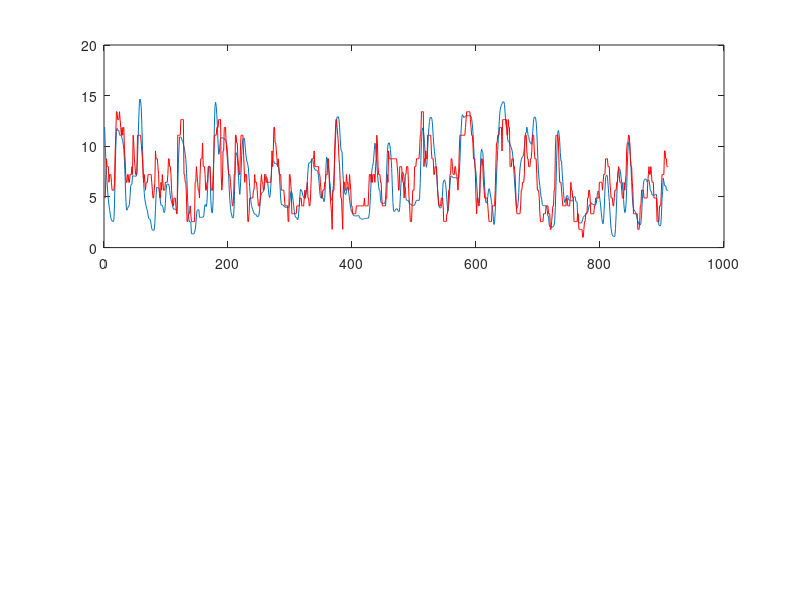

This chart was generated by the following MATLAB code:
% hw 10_1

%% fit the model using training data
clear;

load hw10_1_train;

[T, C] = size(rate);

% choose either x or y position
d = 2;               % 1: x-pos, 2: y-pos
kin = kin(:,d);   

% discretize the kinematics
N = 20;                 % discretization number 
max_kin = max(kin); 
min_kin = min(kin);
nkin = (kin-min_kin)/(max_kin-min_kin);  % scale to [0 1]
dkin = round((N-1)*nkin) + 1;     % discrete state:  1, 2,..., N

% the prior of kinematics p(x_k)
for i = 1:N 
    Px(i) = sum(dkin == i);
end
Px = Px./sum(Px);

% the transition probability p(x_{k+1} | x_k)
for i = 1:N
    for j = 1:N
        Ptx(i,j) = sum(dkin(1:T-1) == i & dkin(2:T) == j);
    end
end
Ptx = Ptx./(sum(Ptx,2)*ones(1,N));

R = max(rate(:))+1;   % firing rate is in {0, 1, 2, ..., R-1}

% the prior of firing rate p(z_k)
for j = 1:R
    Pz(j,:) = sum(rate == j-1);
end
Pz = Pz./(ones(R,1)*sum(Pz));

% the observation probability p(z_k | x_k) for each neuron
for k = 1:C
    for i = 1:N
        for j = 1:R
            Pzx(i,j,k) = sum(dkin == i & rate(:,k) == j-1);
        end
    end
    Pzx(:,:,k) = Pzx(:,:,k)./(sum(Pzx(:,:,k),2)*ones(1,R)+eps);
end

%save hmm_1d Px Ptx Pz Pzx max_kin min_kin d N;

%% decode the hmm in the test data

% use log of probability in the calculation

load hw10_1_test;    % load test data

kin = kin(:,d);   

[T, C] = size(rate);

% joint probability of firing rates of all neurons conditioned on kineamtics 
% assuming independence over neurons
lpz_jx = zeros(T,N);
for i = 1:T
    for k = 1:C
        lpzx(:,k) = log(Pzx(:,rate(i,k)+1,k)+eps);
    end
    lpz_jx(i,:) = sum(lpzx,2)';
end

%%% Dynamic programming to find the optimal kinematics %%%
joint_prob = zeros(T,N);              % delta_t(n) in the notes
joint_prob(1,:) = log(Px+eps)+lpz_jx(1,:);  % delta_1(n)

for k = 2:T
    for m = 1:N
        temp = joint_prob(k-1,:)+log(Ptx(:,m)'+eps)+lpz_jx(k,m);
        [joint_prob(k,m), ind(k,m)] = max(temp);  % ind save optimal pre-index
    end
end

[ignore, x_h(T)] = max(joint_prob(T,:));  % identify last time step

for k = T-1:-1:1                              % recursively identification
    x_h(k) = ind(k+1,x_h(k+1));
end

kin_h = (max_kin-min_kin)*(x_h'-1)/(N-1)+min_kin;   % return to the original scale

subplot(211)
plot(1:T, kin, 1:T, kin_h, 'r');

R2 = 1 - sum((kin-kin_h).^2)/(sum((kin-mean(kin)).^2)),
